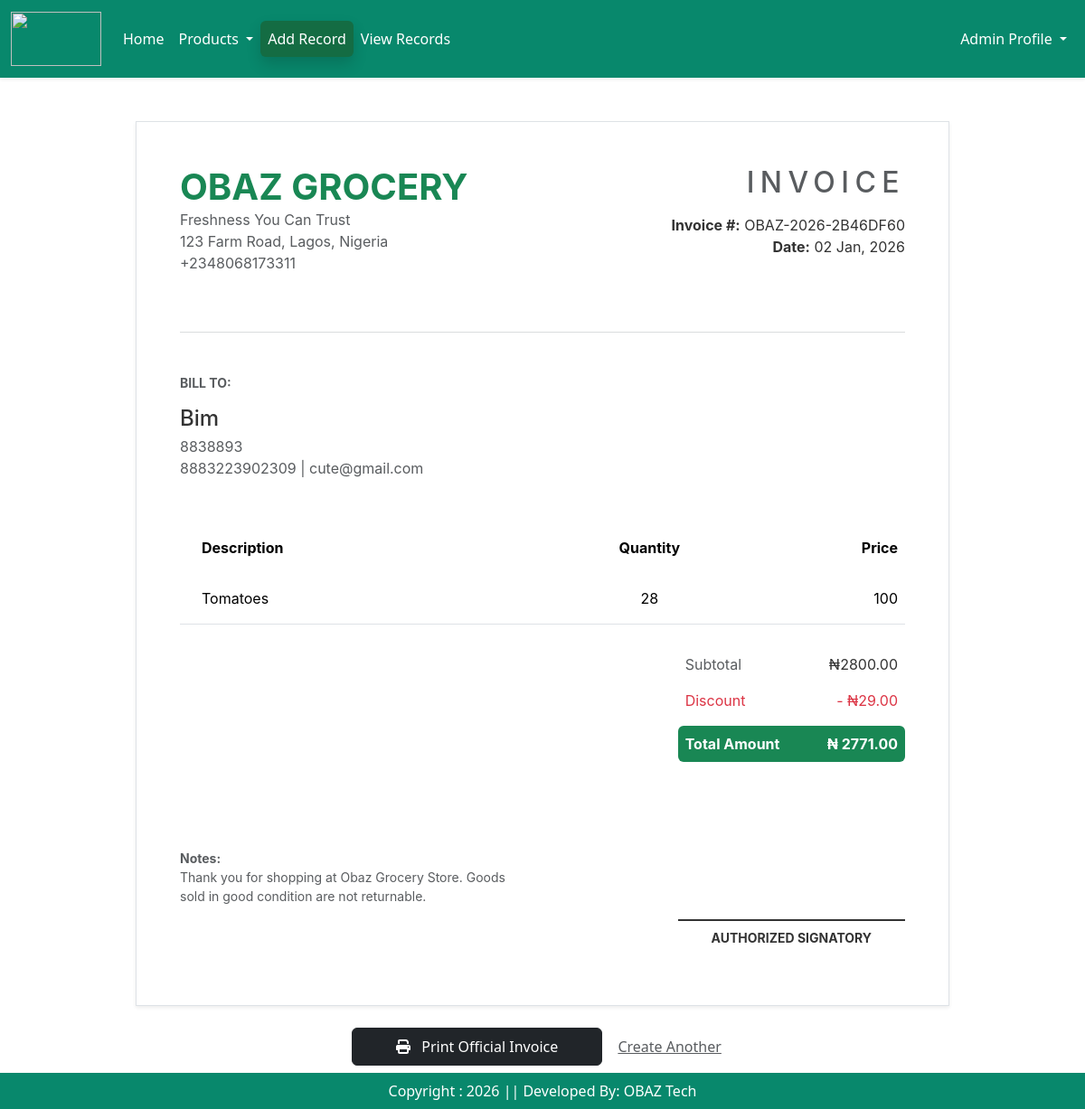
Screenshot of /invoice/2/ with the database file from the repository.
### app/models.py (models this page shows, shortened)
class Invoice(models.Model):
    name = models.CharField( max_length=30)
    address = models.CharField( max_length=40, blank=True, null=True)
    phone_no = models.CharField(max_length=20, blank=True, null=True, unique=True)
    email = models.EmailField( max_length=254, blank=True, null=True, unique=True)
    tomatoes = models.IntegerField(default =0 )
    bell_pepper = models.IntegerField(default =0 )
    cucumber = models.IntegerField(default =0 )
    abernero = models.IntegerField(default =0 )
    discount = models.IntegerField(default =0 )
    total_price = models.PositiveIntegerField(default=0)
    invoice_number = models.CharField(max_length=20, unique=True, editable=False)
    created_at = models.DateField(null=True, blank=True, validators=[validate_not_future])
    image = models.ImageField( validators=[validate_image_size],  upload_to = 'signatures', blank=True)
    class Meta:
        verbose_name = "Invoice"
        verbose_name_plural = "Invoice"  # Prevents Django from adding "s"

### app/views.py (the view)
# urls.py: path('invoice/<int:pk>/', views.view_invoice, name="view_invoice"),
def view_invoice(request, pk):
    invoice = get_object_or_404(Invoice, pk=pk)
    items_in_db = Cropitem.objects.all()
    rates = {item.name: item.rate for item in items_in_db}
    line_totals = {
        't': invoice.tomatoes * rates.get('Tomatoes', 0),
        'b': invoice.bell_pepper * rates.get('Bell_Pepper', 0),
        'c': invoice.cucumber * rates.get('Cucumber', 0),
        'a': invoice.abernero * rates.get('Abanero', 0),
    }
    subtotal = sum(line_totals.values())
    if invoice.email:
        send_invoice_background(invoice, subtotal, line_totals)
    context = {
        'invoice': invoice,
        'line_totals': line_totals,
        'subtotal': subtotal,
        'rate_t': rates.get('Tomatoes', 0),
        'rate_b': rates.get('Bell_Pepper', 0),
        'rate_c': rates.get('Cucumber', 0),
        'rate_a': rates.get('Abanero', 0),
    }
    return render(request, 'success.html', context)

### app/views.py (called while the page is built)
def send_invoice_background(invoice, subtotal, line_totals):
    html_context = {
        'invoice': invoice,
        'subtotal': subtotal,
        'line_totals': line_totals,
    }
    html_string = render_to_string('success.html', html_context)
    pdf_buffer = BytesIO()
    pisa.CreatePDF(BytesIO(html_string.encode("UTF-8")), dest=pdf_buffer)
    pdf_data = pdf_buffer.getvalue()
    subject = f"Invoice {invoice.invoice_number} from Obaz Grocery"
    email = EmailMessage(
        subject,
        "Thank you for shopping with us. \n"
        "Please find your attached invoice summary.",
        'Obaz Grocery <your-email@gmail.com>',
        [invoice.email],
    )
    email.attach(f"Invoice_{invoice.invoice_number}.pdf", pdf_data, 'application/pdf')
    email_thread = threading.Thread(target=email.send)
    email_thread.start()

### app/templates/success.html (shortened to what this page needs)
{% extends 'base.html' %}
{% load static %}
{% block main-content %}
<div class="container mt-5 mb-5">
    <div class="invoice-wrapper bg-white p-5 shadow-sm border">
        <div class="row mb-5">
            <div class="col-6">
                <h1 class="fw-bold text-success mb-0">OBAZ GROCERY</h1>
                <p class="text-muted">Freshness You Can Trust<br>
                123 Farm Road, Lagos, Nigeria<br>
                +2348068173311</p>
            </div>
            <div class="col-6 text-end">
                <h2 class="text-uppercase tracking-widest text-muted">Invoice</h2>
                <div class="mt-3">
                    <p class="mb-0"><strong>Invoice #:</strong> {{ invoice.invoice_number }}</p>
                    <p class="mb-0"><strong>Date:</strong> {{ invoice.created_at|date:"d M, Y" }}</p>
                </div>
            </div>
        </div>
        <hr class="border-secondary opacity-25">
        <div class="row my-5">
            <div class="col-12">
                <h6 class="text-uppercase fw-bold text-muted small mb-3">Bill To:</h6>
                <h4 class="mb-1">{{ invoice.name }}</h4>
                <p class="text-muted mb-0">{{ invoice.address }}</p>
                <p class="text-muted mb-0">{{ invoice.phone_no }} | {{ invoice.email }}</p>
            </div>
        </div>
        <table class="table table-hover mt-4">
            <thead class="bg-light">
                <tr>
                    <th class="py-3 px-4 border-0">Description</th>
                    <th class="py-3 text-center border-0">Quantity</th>
                    <th class="py-3 text-end border-0">Price</th>
                </tr>
            </thead>
            <tbody class="border-top-0">
                {% if invoice.tomatoes > 0 %}
                <tr>
                    <td class="py-3 px-4">Tomatoes</td>
                    <td class="py-3 text-center">{{ invoice.tomatoes }}</td>
                    <td class="py-3 text-end">{{rate_t}}</td>
                </tr>
                {% endif %}
                </tbody>
        </table>
        <div class="row justify-content-end mt-4">
            <div class="col-md-4">
                <div class="d-flex justify-content-between p-2">
                    <span class="text-muted">Subtotal</span>
                    <span>₦{{ invoice.total_price|add:invoice.discount|floatformat:2 }}</span>
                </div>
                {% if invoice.discount > 0 %}
                <div class="d-flex justify-content-between p-2 text-danger">
                    <span>Discount</span>
                    <span>- ₦{{ invoice.discount|floatformat:2}}</span>
                </div>
                {% endif %}
                <div class="d-flex justify-content-between p-2 bg-success text-white fw-bold mt-2 rounded">
                    <span>Total Amount</span>
                    <span>₦ {{ invoice.total_price|floatformat:2}}</span>
                </div>
            </div>
        </div>
        <div class="row mt-5 pt-5">
            <div class="col-6">
                <p class="small text-muted mb-0"><strong>Notes:</strong></p>
                <p class="small text-muted">Thank you for shopping at Obaz Grocery Store. Goods sold in good condition are not returnable.</p>
            </div>
            <div class="col-4 offset-2 text-center">
                {% if invoice.image %}
                    <img src="{{ invoice.image.url }}" alt="Signature" class="img-fluid" style="max-height: 80px; width: auto; border-bottom: 2px solid #333;">
                {% else %}
                    <div style="height: 80px; border-bottom: 2px solid #333;"></div>
                {% endif %}
                <p class="mt-2 fw-bold small text-uppercase">Authorized Signatory</p>
            </div>
        </div>
    </div>
    <div class="text-center mt-4 d-print-none">
        <button onclick="window.print()" class="btn btn-dark px-5 py-2">
            <i class="fas fa-print me-2"></i> Print Official Invoice
        </button>
        <a href="{% url 'generate_invoice' %}" class="btn btn-link text-muted">Create Another</a>
    </div>
</div>
{% endblock main-content%}

### app/templates/success.html (style rules this page uses)
.invoice-wrapper { font-family: 'Inter', 'Segoe UI', sans-serif; color: #333; max-width: 900px; margin: auto; }
.tracking-widest { letter-spacing: 0.2em; }

### rows the page displays
Invoice: invoice_number "OBAZ-2026-2B46DF60", created_at "02 Jan, 2026", name "Bim", address "8838893", phone_no "8883223902309", email "cute@gmail.com", tomatoes "28", total_price|add "2800.00", discount "29.00", total_price "2771.00"

### other values shown
{{ rate_t }} "100"
